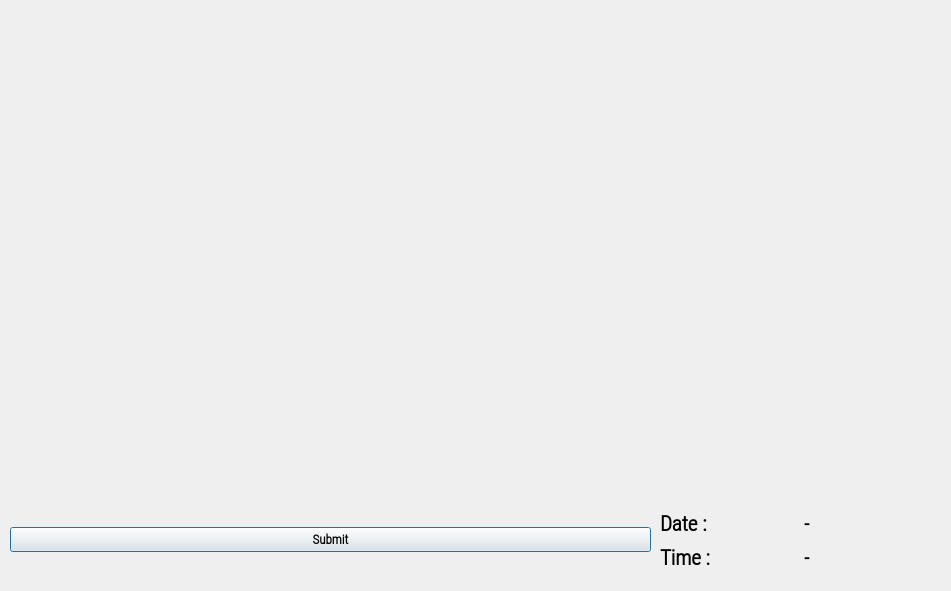
<?xml version="1.0" encoding="UTF-8"?>
<ui version="4.0">
 <class>OutputDialog</class>
 <widget class="QDialog" name="OutputDialog">
  <property name="geometry">
   <rect>
    <x>0</x>
    <y>0</y>
    <width>951</width>
    <height>591</height>
   </rect>
  </property>
  <property name="minimumSize">
   <size>
    <width>0</width>
    <height>0</height>
   </size>
  </property>
  <property name="maximumSize">
   <size>
    <width>1280</width>
    <height>720</height>
   </size>
  </property>
  <property name="font">
   <font>
    <family>Calibri</family>
    <weight>75</weight>
    <bold>true</bold>
   </font>
  </property>
  <property name="windowTitle">
   <string>Face Recognition Attendance App</string>
  </property>
  <property name="windowIcon">
   <iconset resource="resource.qrc">
    <normaloff>:/icon/icon.png</normaloff>:/icon/icon.png</iconset>
  </property>
  <widget class="QLabel" name="imgLabel">
   <property name="geometry">
    <rect>
     <x>160</x>
     <y>10</y>
     <width>640</width>
     <height>480</height>
    </rect>
   </property>
   <property name="minimumSize">
    <size>
     <width>4</width>
     <height>0</height>
    </size>
   </property>
   <property name="maximumSize">
    <size>
     <width>640</width>
     <height>480</height>
    </size>
   </property>
   <property name="text">
    <string/>
   </property>
  </widget>
  <widget class="QWidget" name="horizontalLayoutWidget">
   <property name="geometry">
    <rect>
     <x>10</x>
     <y>500</y>
     <width>641</width>
     <height>80</height>
    </rect>
   </property>
   <layout class="QHBoxLayout" name="horizontalLayout">
    <item>
     <widget class="QPushButton" name="Submit">
      <property name="font">
       <font>
        <family>Roboto Condensed Light</family>
        <pointsize>10</pointsize>
        <weight>75</weight>
        <bold>true</bold>
       </font>
      </property>
      <property name="text">
       <string>Submit</string>
      </property>
      <property name="checkable">
       <bool>true</bool>
      </property>
     </widget>
    </item>
   </layout>
  </widget>
  <widget class="QWidget" name="gridLayoutWidget">
   <property name="geometry">
    <rect>
     <x>660</x>
     <y>510</y>
     <width>281</width>
     <height>61</height>
    </rect>
   </property>
   <layout class="QGridLayout" name="gridLayout_2">
    <item row="0" column="0">
     <widget class="QLabel" name="label">
      <property name="font">
       <font>
        <family>Roboto Condensed Light</family>
        <pointsize>16</pointsize>
        <weight>75</weight>
        <bold>true</bold>
       </font>
      </property>
      <property name="text">
       <string>Date :</string>
      </property>
     </widget>
    </item>
    <item row="0" column="1">
     <widget class="QLabel" name="Date_Label">
      <property name="font">
       <font>
        <family>Roboto Condensed Light</family>
        <pointsize>15</pointsize>
        <weight>75</weight>
        <bold>true</bold>
       </font>
      </property>
      <property name="text">
       <string>-</string>
      </property>
     </widget>
    </item>
    <item row="1" column="0">
     <widget class="QLabel" name="label_2">
      <property name="font">
       <font>
        <family>Roboto Condensed Light</family>
        <pointsize>16</pointsize>
        <weight>75</weight>
        <bold>true</bold>
       </font>
      </property>
      <property name="text">
       <string>Time :</string>
      </property>
     </widget>
    </item>
    <item row="1" column="1">
     <widget class="QLabel" name="Time_Label">
      <property name="font">
       <font>
        <family>Roboto Condensed Light</family>
        <pointsize>15</pointsize>
        <weight>75</weight>
        <bold>true</bold>
       </font>
      </property>
      <property name="text">
       <string>-</string>
      </property>
     </widget>
    </item>
   </layout>
  </widget>
 </widget>
 <resources>
  <include location="resource.qrc"/>
 </resources>
 <connections/>
</ui>
